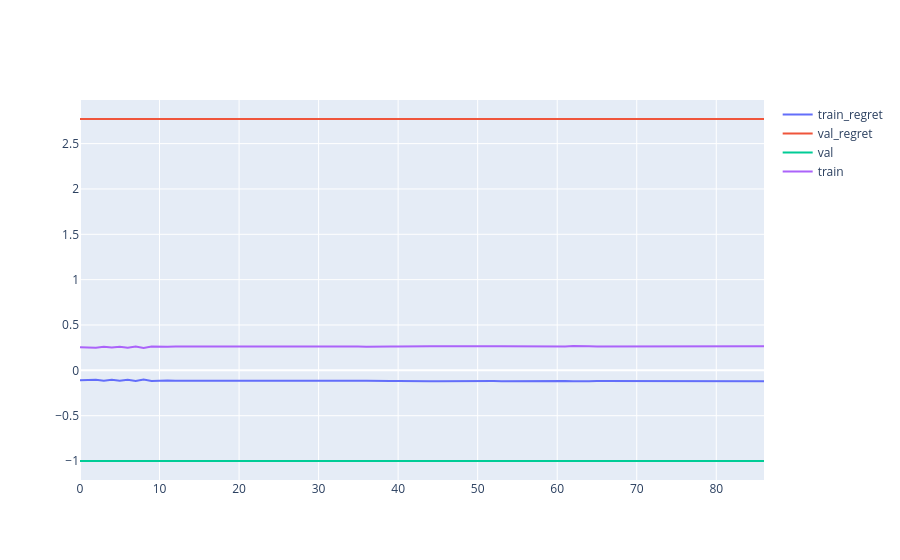

Source (notebook cell):
### Code cell
import plotly.graph_objects as go 

fig = go.Figure()
fig.add_trace(go.Scatter(x = s_train_regret.index.values, y = s_train_regret.values, name = 'train_regret'))
fig.add_trace(go.Scatter(x = s_val_regret.index, y = s_val_regret.values, name = 'val_regret'))
fig.add_trace(go.Scatter(x = s_val.index, y = s_val.values, name = 'val'))
fig.add_trace(go.Scatter(x = s_train.index, y = s_train.values, name = 'train'))
fig.show()
